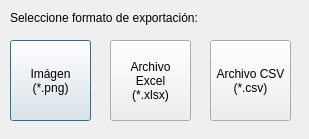
<?xml version="1.0" encoding="UTF-8"?>
<ui version="4.0">
 <class>ExportDiagramDialog</class>
 <widget class="QDialog" name="ExportDiagramDialog">
  <property name="geometry">
   <rect>
    <x>0</x>
    <y>0</y>
    <width>309</width>
    <height>139</height>
   </rect>
  </property>
  <property name="windowTitle">
   <string>Dialog</string>
  </property>
  <widget class="QLabel" name="label">
   <property name="geometry">
    <rect>
     <x>10</x>
     <y>10</y>
     <width>201</width>
     <height>16</height>
    </rect>
   </property>
   <property name="text">
    <string>Seleccione formato de exportación:</string>
   </property>
  </widget>
  <widget class="QPushButton" name="buttonImage">
   <property name="geometry">
    <rect>
     <x>10</x>
     <y>40</y>
     <width>81</width>
     <height>81</height>
    </rect>
   </property>
   <property name="text">
    <string>Imágen
(*.png)</string>
   </property>
  </widget>
  <widget class="QPushButton" name="buttonExcel">
   <property name="geometry">
    <rect>
     <x>110</x>
     <y>40</y>
     <width>81</width>
     <height>81</height>
    </rect>
   </property>
   <property name="text">
    <string>Archivo
Excel
(*.xlsx)</string>
   </property>
  </widget>
  <widget class="QPushButton" name="buttonCSV">
   <property name="geometry">
    <rect>
     <x>210</x>
     <y>40</y>
     <width>81</width>
     <height>81</height>
    </rect>
   </property>
   <property name="text">
    <string>Archivo CSV
(*.csv)</string>
   </property>
  </widget>
 </widget>
 <resources/>
 <connections/>
</ui>
